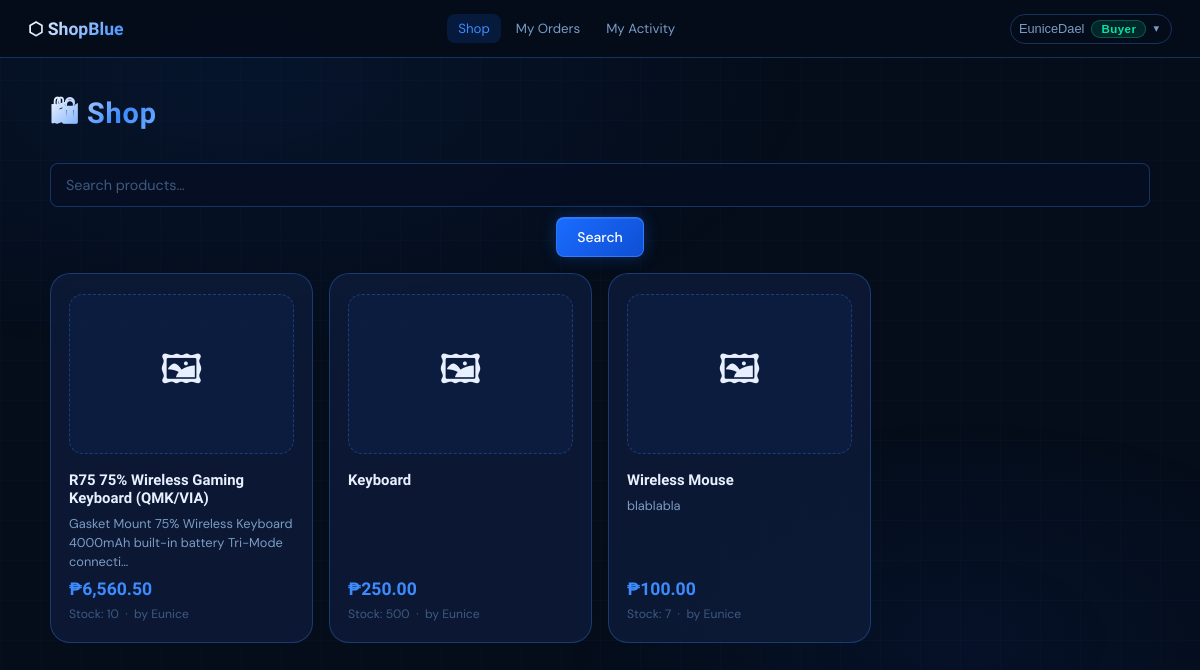
The app's page /shop.php (signed in), older data.
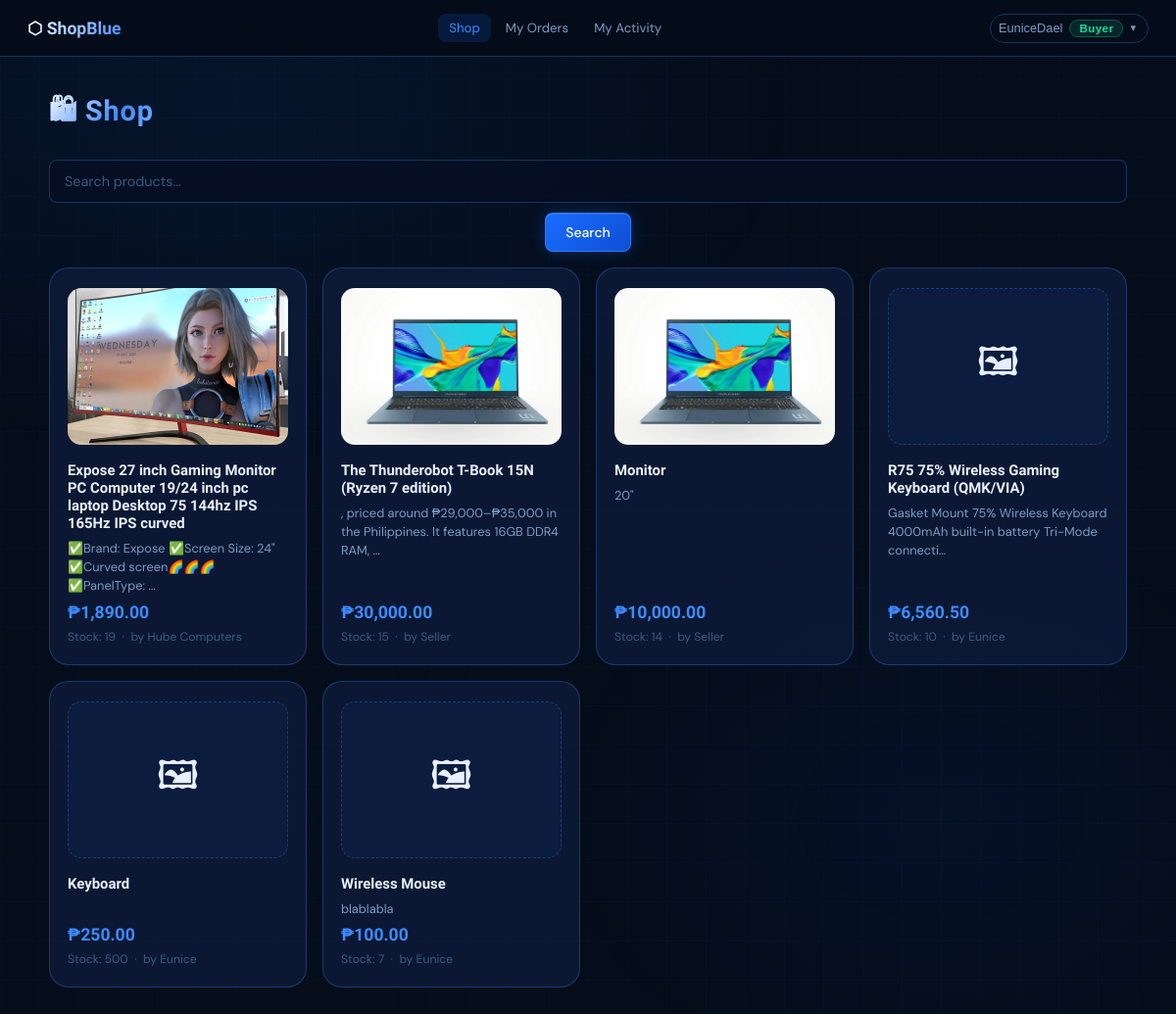
The same page, newer data.
### tables this page shows
CREATE TABLE `products` (
  `id` int(11) NOT NULL,
  `seller_id` int(11) NOT NULL,
  `name` varchar(100) NOT NULL,
  `description` text DEFAULT NULL,
  `image` varchar(255) DEFAULT NULL,
  `price` decimal(10,2) NOT NULL,
  `stock` int(11) NOT NULL DEFAULT 0,
  `created_at` timestamp NOT NULL DEFAULT current_timestamp()
);

CREATE TABLE `users` (
  `id` int(11) NOT NULL,
  `username` varchar(50) NOT NULL,
  `email` varchar(100) DEFAULT NULL,
  `password` varchar(255) NOT NULL,
  `role` enum('buyer','seller') NOT NULL DEFAULT 'buyer',
  `phone` varchar(20) DEFAULT NULL,
  `address` text DEFAULT NULL,
  `reset_token` varchar(128) DEFAULT NULL,
  `reset_token_expiry` datetime DEFAULT NULL,
  `created_at` timestamp NOT NULL DEFAULT current_timestamp()
);

### auth.php (called while the page is built, shortened)
<?php
$current_username = $_SESSION['username'];
$current_role     = $_SESSION['role'];
?>

### shop.php (the view, shortened to what this page needs)
<?php
include 'auth.php';
include 'db.php';
$search = trim($_GET['search'] ?? '');
$like   = "%$search%";
if ($search !== '') {
    $stmt = $conn->prepare("SELECT p.*, u.username AS seller FROM products p JOIN users u ON p.seller_id=u.id WHERE p.name LIKE ? OR p.description LIKE ? ORDER BY p.created_at DESC");
    $stmt->bind_param("ss", $like, $like);
} else {
    $stmt = $conn->prepare("SELECT p.*, u.username AS seller FROM products p JOIN users u ON p.seller_id=u.id ORDER BY p.created_at DESC");
}
$stmt->execute();
$products = $stmt->get_result();
?>
<!DOCTYPE html>
<html lang="en">
<head><meta charset="UTF-8"><meta name="viewport" content="width=device-width,initial-scale=1">
<title>Shop – ShopBlue</title><link rel="stylesheet" href="style.css">
</head>
<body>
<?php include 'nav.php'; ?>
<div class="page">
  <div class="page-header"><h1>🛍 Shop</h1></div>
  <form method="GET" class="toolbar">
    <input type="text" name="search" placeholder="Search products…" value="<?= htmlspecialchars($search) ?>">
    <button type="submit" class="btn">Search</button>
  </form>
  <?php if ($products->num_rows === 0): ?>
    <div class="empty">No products found.</div>
  <?php else: ?>
    <div class="product-grid">
      <?php while ($p = $products->fetch_assoc()):
        $img_path = ($p['image'] && file_exists('uploads/products/' . $p['image']))
                    ? 'uploads/products/' . htmlspecialchars($p['image'])
                    : null;
      ?>
        <a href="product.php?id=<?= $p['id'] ?>" class="product-card">
          <?php if ($img_path): ?>
            <img src="<?= $img_path ?>" alt="<?= htmlspecialchars($p['name']) ?>" class="product-img">
          <?php else: ?>
            <div class="product-img-placeholder">🖼</div>
          <?php endif; ?>
          <div class="product-name"><?= htmlspecialchars($p['name']) ?></div>
          <div class="product-desc"><?= htmlspecialchars(mb_strimwidth($p['description'] ?? '', 0, 80, '…')) ?></div>
          <div class="product-price">&#8369;<?= number_format($p['price'], 2) ?></div>
          <div class="product-meta">
            Stock: <?= $p['stock'] ?>  &nbsp;·&nbsp;  by <?= htmlspecialchars($p['seller']) ?>
          </div>
        </a>
      <?php endwhile; ?>
    </div>
  <?php endif; ?>
</div>
</body></html>

### nav.php (shortened to what this page needs)
<?php
$page = basename($_SERVER['PHP_SELF']);
?>
<nav>
  <a href="<?= $current_role === 'seller' ? 'seller_dashboard.php' : 'shop.php' ?>" class="nav-brand">⬡ ShopBlue</a>
  <div class="nav-links">
    <?php if ($current_role === 'buyer'): ?>
      <a href="shop.php"         <?= $page==='shop.php'         ? 'class="active"' : '' ?>>Shop</a>
      <a href="my_orders.php"    <?= $page==='my_orders.php'    ? 'class="active"' : '' ?>>My Orders</a>
      <a href="activity_log.php" <?= $page==='activity_log.php' ? 'class="active"' : '' ?>>My Activity</a>
    <?php endif; ?>
  </div>
  <div class="nav-right">
    <div class="nav-dropdown" id="nav-dropdown">
      <button class="nav-settings-btn <?= $page==='settings.php' ? 'active' : '' ?>"
              onclick="toggleDropdown()" id="settings-toggle">
        <span class="nav-user"><?= htmlspecialchars($current_username) ?></span>
        <span class="badge badge-<?= $current_role ?>"><?= $current_role ?></span>
        <span class="dropdown-arrow">▾</span>
      </button>
    </div>
  </div>
</nav>

### shop.php (style rules this page uses)
.product-img { width:100%;height:160px;object-fit:cover;border-radius:var(--r-md);margin-bottom:10px }
.product-img-placeholder { width:100%;height:160px;background:rgba(26,108,255,.06);border:1px dashed var(--blue-border);border-radius:var(--r-md);display:flex;align-items:center;justify-content:center;font-size:2.5rem;margin-bottom:10px }

### nav.php (style rules this page uses)
.nav-dropdown { position:relative }
.nav-settings-btn { display:flex;align-items:center;gap:7px;background:transparent;border:1px solid var(--blue-border);border-radius:20px;padding:5px 12px 5px 8px;cursor:pointer;transition:var(--t);color:var(--text) }
.dropdown-arrow { font-size:.7rem;color:var(--muted);transition:transform .2s }

Row changes from the older to the newer data that the page shows:
added products: image (picture), name "Expose 27 inch Gaming Monitor PC Computer 19/24 inch pc laptop Desktop 75 144hz IPS 165Hz IPS curved", description "✅Brand: Expose ✅Screen Size: 24\" ✅Curved screen🌈🌈🌈 ✅PanelType: …", price "1,890.00", stock "19", seller.username "Hube Computers"
added products: image (picture), name "The Thunderobot T-Book 15N (Ryzen 7 edition)", description ", priced around ₱29,000–₱35,000 in the Philippines. It features 16GB DDR4 RAM, …", price "30,000.00", stock "15", seller.username "Seller"
added products: image (picture), name "Monitor", description "20\"", price "10,000.00", stock "14", seller.username "Seller"
